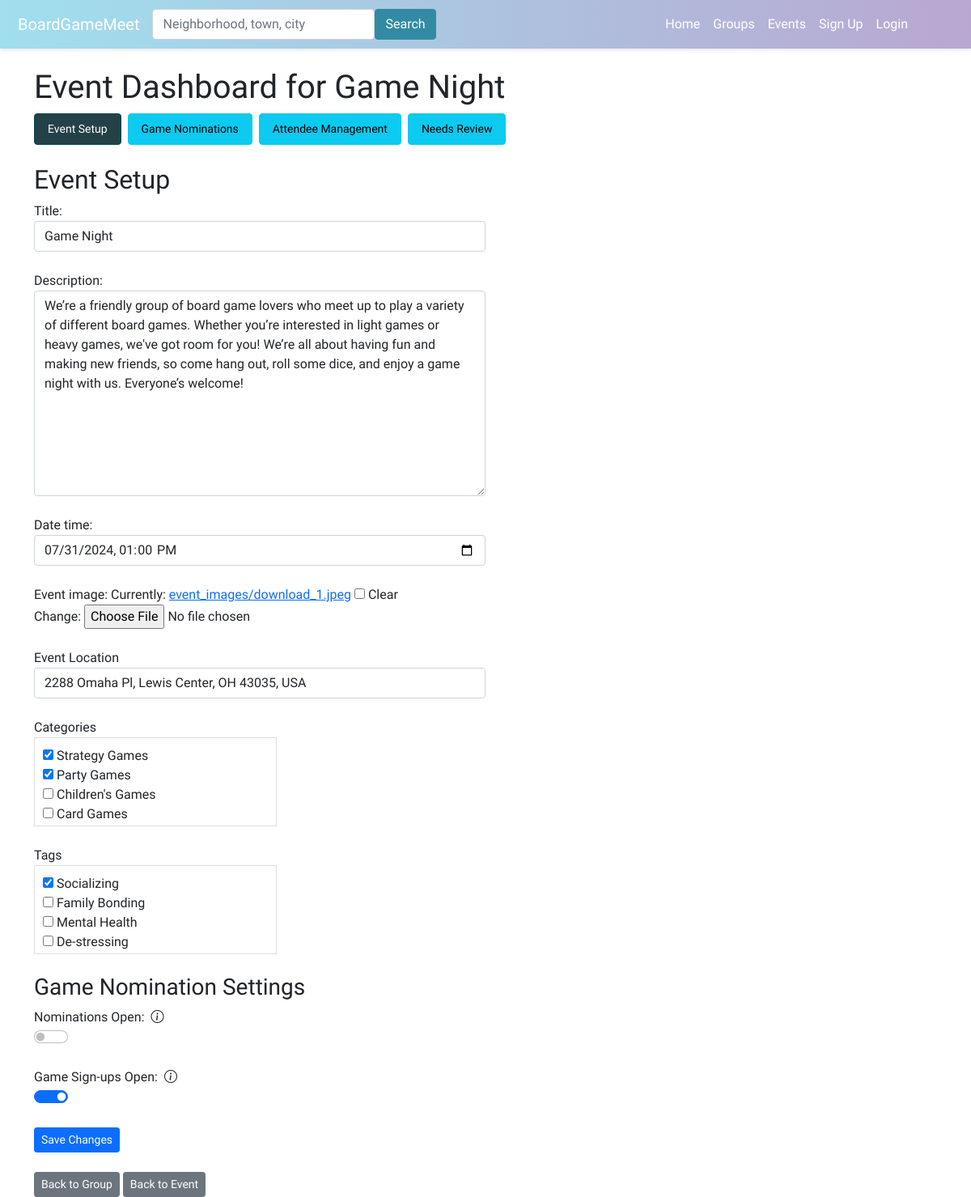
Before: /event-dashboard/event/2/ with the older database file.
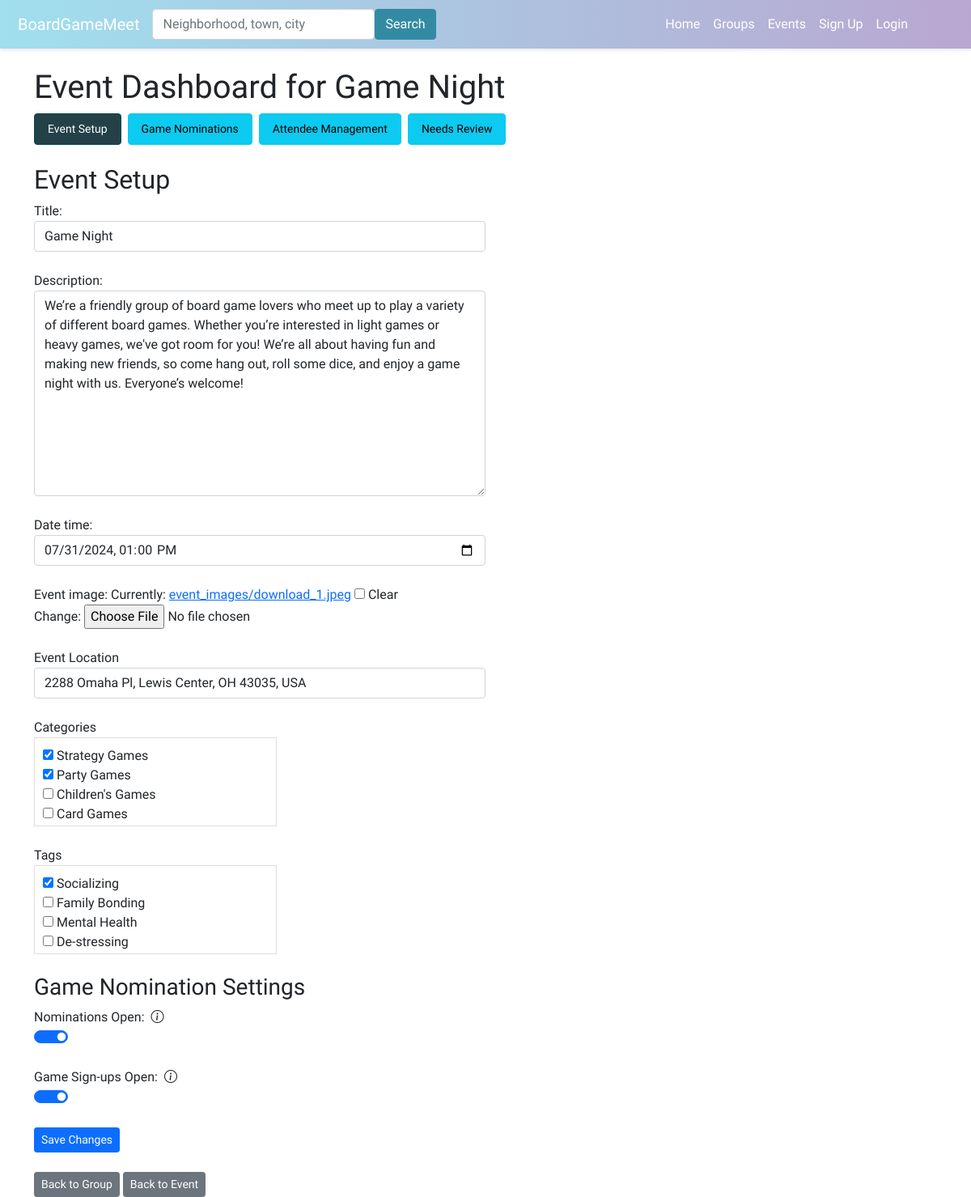
After: the same page with the newer database file.
### boardgame/models.py (models this page shows, shortened)
class Event(models.Model):
    group = models.ForeignKey(Group, on_delete=models.CASCADE)
    title = models.CharField(max_length=100)
    description = models.TextField()
    date_time = models.DateTimeField()
    attendees = models.ManyToManyField(User, through='EventAttendance')
    event_image = models.ImageField(upload_to='event_images/', null=True, blank=True)
    categories = models.ManyToManyField(Category, related_name='events', blank=True)
    tags = models.ManyToManyField(Tag, related_name='events', blank=True)
    nominations_open = models.BooleanField(default=True)
    signups_open = models.BooleanField(default=False)
    admin_only_nominations = models.BooleanField(default=False)
    skip_nominations = models.BooleanField(default=False)

### boardgame/views.py (the view, shortened to what this page needs)
# urls.py: path('event-dashboard/event/<int:event_id>/', views.manage_event_dashboard, name='manage_event_dashboard'),
def manage_event_dashboard(request, event_id, section=None):
    event = get_object_or_404(Event, id=event_id)
    section = section or request.GET.get('section', 'event_setup')
    event_location = None
    if EventLocation.objects.filter(event=event).exists():
        event_location = EventLocation.objects.get(event=event)
    context = {'event': event, 'section': section}
    if section == 'event_setup':
        if request.method == 'POST':
            form = EventForm(request.POST, instance=event)
            if form.is_valid():
                form.save()
                place_id = request.POST.get('place_id')
                if place_id:
                    place_details = fetch_place_details(place_id)
                    if place_details:
                        if event_location is None:
                            event_location = EventLocation(event=event)
                        event_location.address = place_details.get('formatted_address', '')
                        event_location.city = place_details.get('city', '')
                        event_location.state = place_details.get('state', '')
                        event_location.postcode = place_details.get('postcode', '')
                        event_location.country = place_details.get('country', '')
                        event_location.latitude = place_details.get('latitude', None)
                        event_location.longitude = place_details.get('longitude', None)
                        event_location.save()
                messages.success(request, 'Event updated successfully.')
                return redirect('manage_event_dashboard_with_section', event_id=event.id, section='event_setup')
        else:
            form = EventForm(instance=event)
        context.update({'form': form,'event_location':event_location})
    elif section == 'needs_review':
        pass
    return render(request, 'boardgame/manage_event_dashboard.html', context)

### boardgame/forms.py
class EventForm(forms.ModelForm):
    class Meta:
        model = Event
        fields = ['title', 'description', 'date_time','event_image','categories', 'tags',
                  'nominations_open', 'signups_open']
        widgets = {
            'title': forms.TextInput(attrs={'class': 'form-control', 'style': 'width: 50%;'}),
            'description': forms.Textarea(attrs={'class': 'form-control', 'style': 'width: 50%;'}),
            'date_time': forms.DateTimeInput(attrs={'type': 'datetime-local', 'class': 'form-control', 'style': 'width: 50%;'}),
            'categories': forms.CheckboxSelectMultiple,
            'tags': forms.CheckboxSelectMultiple,
            'nominations_open': forms.CheckboxInput(attrs={'class': 'form-check-input form-switch'}),
            'signups_open': forms.CheckboxInput(attrs={'class': 'form-check-input form-switch'}),
        }

### boardgame/models.py (called while the page is built)
    def __str__(self):
        return self.name

    def __str__(self):
        return self.name

### boardgame/templates/boardgame/manage_event_dashboard.html (shortened to what the changed rows need)
{% extends 'boardgame/base.html' %}
{% load static %}
{% load custom_filters %}
{% block content %}
<head>
    <link href="https://cdn.jsdelivr.net/npm/bootstrap-icons@1.10.5/font/bootstrap-icons.css" rel="stylesheet">
</head>
<h1>Event Dashboard for {{ event.title }} </h1>
<nav>
    <ul class="nav nav-pills">
    </ul>
</nav>
<br />
{% if section == 'event_setup' %}
<h2>Event Setup</h2>
<form method="post">
   <div class="form-group">
    {{ form.title.label_tag }} {{ form.title }} <br/>
    {{ form.description.label_tag }} {{ form.description }} <br/>
    {{ form.date_time.label_tag }} {{ form.date_time }} <br/>
    {{ form.event_image.label_tag }} {{ form.event_image }} <br/>
    </div>
    <br/>
     <div class="form-group">
        <label for="event-location-input">Event Location</label>
        <input type="text" id="event-location-input" class="form-control" style="width: 50%;" name="address"
            autocomplete="off" value="{{ event_location.address|default:'' }}">
    </div>
    <br />
    <div class="form-group">
        <label for="id_categories">{{ form.categories.label }}</label>
        <div class="scrollable-checkboxes">
            {{ form.categories }}
        </div>
    </div>
    <br/>
    <div class="form-group">
        <label for="id_tags">{{ form.tags.label }}</label>
        <div class="scrollable-checkboxes">
            {{ form.tags }}
        </div>
    </div>
    <br/>
     <div class="section">
        <h3>Game Nomination Settings</h3>
        <div class="form-group">
            <label for="id_nominations_open" class="d-flex align-items-center">
                Nominations Open:
                <i class="bi bi-info-circle ms-2" data-bs-toggle="tooltip" data-bs-placement="top" data-bs-html="true"
                   title="<strong>Enabled:</strong> Users can nominate games.<br><strong>Disabled:</strong> Nominations are closed and the section is removed from the event page."></i>
            </label>
            <div class="form-check form-switch">
                {{ form.nominations_open }}
            </div>
        </div>
        <br />
        <div class="form-group">
            <label for="id_signups_open" class="d-flex align-items-center">
                Game Sign-ups Open:
                <i class="bi bi-info-circle ms-2" data-bs-toggle="tooltip" data-bs-placement="top" data-bs-html="true"
                   title="<strong>Enabled:</strong> Approved games will be listed in the game sign-up section of the event page.<br><strong>Disabled:</strong> The game sign-up section will not appear on the event page and users cannot sign up for games."></i>
            </label>
            <div class="form-check form-switch">
                {{ form.signups_open }}
            </div>
        </div>
        <br />
    </div>
    <button class="btn btn-primary btn-sm" type="submit">Save Changes</button>
</form>
{% elif section == 'needs_review' %}
<h2>Needs Review</h2>
{% endif %}
<div class="row mt-4">
    <div class="col-md-12">
    </div>
</div>
{% endblock %}

Changed rows visible on the page:
changed Event "Game Night": nominations_open "☐" → "☑"
